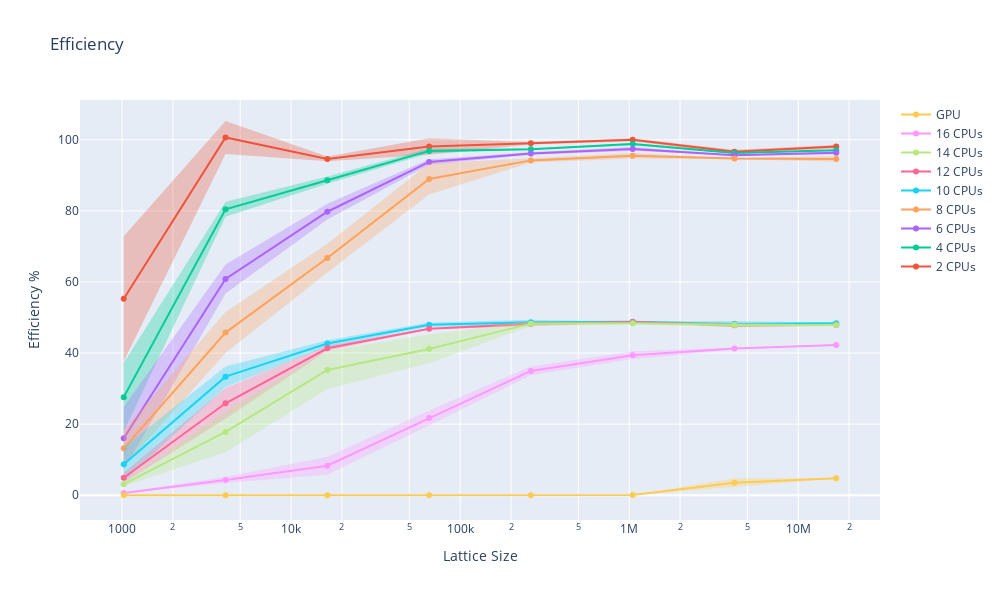

Notebook code cell kept with this figure:
### Code cell
fig = go.Figure()

for idx, (name, dfs, info) in enumerate(runs_parallel):
    for i, df in enumerate(dfs):
        dfs[i]["efficiency"] = 100 * (cpu_df["avgEvolveTime"] / df["avgEvolveTime"]) / info[0]
    
    df = pd.concat(dfs)
    df["size"] **= 2
    add_mean_std_trace(fig, df, name, idx + 1, "efficiency")

fig.update_layout(title="Efficiency", xaxis_title='Lattice Size', yaxis_title="Efficiency %", width=plot_width, height=plot_height)
fig.update_xaxes(type="log")
fig.show()

### Figure 1 — Plotly figure (JSON) as saved in the notebook; plotly's stock layout.template omitted (floating-point values rounded to 4 significant figures)
{"data": [{"line": {"color": "#EF553B"}, "mode": "lines+markers", "name": "2 CPUs", "type": "scatter", "x": [1024, 4096, 16384, 65536, 262144, 1048576, 4194304, 16777216], "y": [55.27, 100.6, 94.61, 98.1, 99.01, 100.0, 96.6, 98.07]}, {"line": {"width": 0}, "mode": "lines", "name": "2 CPUs upper", "showlegend": false, "type": "scatter", "x": [1024, 4096, 16384, 65536, 262144, 1048576, 4194304, 16777216], "y": [72.87, 105.3, 95.27, 100.4, 99.37, 100.4, 97.2, 98.55]}, {"fill": "tonexty", "fillcolor": "rgba(239, 85, 59, 0.30)", "line": {"width": 0}, "mode": "lines", "name": "2 CPUs lower", "showlegend": false, "type": "scatter", "x": [1024, 4096, 16384, 65536, 262144, 1048576, 4194304, 16777216], "y": [37.68, 96.02, 93.96, 95.79, 98.65, 99.61, 96.0, 97.59]}, {"line": {"color": "#00CC96"}, "mode": "lines+markers", "name": "4 CPUs", "type": "scatter", "x": [1024, 4096, 16384, 65536, 262144, 1048576, 4194304, 16777216], "y": [27.6, 80.43, 88.62, 96.87, 97.36, 98.79, 96.25, 97.06]}, {"line": {"width": 0}, "mode": "lines", "name": "4 CPUs upper", "showlegend": false, "type": "scatter", "x": [1024, 4096, 16384, 65536, 262144, 1048576, 4194304, 16777216], "y": [37.26, 82.54, 89.65, 97.52, 97.44, 99.1, 96.35, 97.18]}, {"fill": "tonexty", "fillcolor": "rgba(0, 204, 150, 0.30)", "line": {"width": 0}, "mode": "lines", "name": "4 CPUs lower", "showlegend": false, "type": "scatter", "x": [1024, 4096, 16384, 65536, 262144, 1048576, 4194304, 16777216], "y": [17.94, 78.32, 87.59, 96.21, 97.28, 98.48, 96.15, 96.95]}, {"line": {"color": "#AB63FA"}, "mode": "lines+markers", "name": "6 CPUs", "type": "scatter", "x": [1024, 4096, 16384, 65536, 262144, 1048576, 4194304, 16777216], "y": [16.02, 60.84, 79.75, 93.76, 96.14, 97.43, 95.63, 96.33]}, {"line": {"width": 0}, "mode": "lines", "name": "6 CPUs upper", "showlegend": false, "type": "scatter", "x": [1024, 4096, 16384, 65536, 262144, 1048576, 4194304, 16777216], "y": [24.85, 64.89, 81.97, 94.53, 96.47, 97.96, 95.71, 96.75]}, {"fill": "tonexty", "fillcolor": "rgba(171, 99, 250, 0.30)", "line": {"width": 0}, "mode": "lines", "name": "6 CPUs lower", "showlegend": false, "type": "scatter", "x": [1024, 4096, 16384, 65536, 262144, 1048576, 4194304, 16777216], "y": [7.199, 56.78, 77.54, 92.99, 95.8, 96.89, 95.56, 95.92]}, {"line": {"color": "#FFA15A"}, "mode": "lines+markers", "name": "8 CPUs", "type": "scatter", "x": [1024, 4096, 16384, 65536, 262144, 1048576, 4194304, 16777216], "y": [13.2, 45.76, 66.72, 88.99, 94.2, 95.5, 94.72, 94.6]}, {"line": {"width": 0}, "mode": "lines", "name": "8 CPUs upper", "showlegend": false, "type": "scatter", "x": [1024, 4096, 16384, 65536, 262144, 1048576, 4194304, 16777216], "y": [18.34, 51.54, 70.76, 93.37, 94.78, 96.26, 94.89, 95.34]}, {"fill": "tonexty", "fillcolor": "rgba(255, 161, 90, 0.30)", "line": {"width": 0}, "mode": "lines", "name": "8 CPUs lower", "showlegend": false, "type": "scatter", "x": [1024, 4096, 16384, 65536, 262144, 1048576, 4194304, 16777216], "y": [8.063, 39.99, 62.68, 84.62, 93.62, 94.75, 94.55, 93.85]}, {"line": {"color": "#19D3F3"}, "mode": "lines+markers", "name": "10 CPUs", "type": "scatter", "x": [1024, 4096, 16384, 65536, 262144, 1048576, 4194304, 16777216], "y": [8.741, 33.36, 42.7, 47.98, 48.65, 48.83, 48.16, 48.36]}, {"line": {"width": 0}, "mode": "lines", "name": "10 CPUs upper", "showlegend": false, "type": "scatter", "x": [1024, 4096, 16384, 65536, 262144, 1048576, 4194304, 16777216], "y": [13.53, 36.25, 43.62, 48.57, 49.4, 48.84, 49.02, 48.51]}, {"fill": "tonexty", "fillcolor": "rgba(25, 211, 243, 0.30)", "line": {"width": 0}, "mode": "lines", "name": "10 CPUs lower", "showlegend": false, "type": "scatter", "x": [1024, 4096, 16384, 65536, 262144, 1048576, 4194304, 16777216], "y": [3.948, 30.48, 41.77, 47.38, 47.89, 48.81, 47.31, 48.21]}, {"line": {"color": "#FF6692"}, "mode": "lines+markers", "name": "12 CPUs", "type": "scatter", "x": [1024, 4096, 16384, 65536, 262144, 1048576, 4194304, 16777216], "y": [4.919, 25.87, 41.34, 46.84, 48.18, 48.74, 47.84, 47.86]}, {"line": {"width": 0}, "mode": "lines", "name": "12 CPUs upper", "showlegend": false, "type": "scatter", "x": [1024, 4096, 16384, 65536, 262144, 1048576, 4194304, 16777216], "y": [6.317, 30.19, 42.02, 47.04, 48.77, 48.76, 48.42, 47.87]}, {"fill": "tonexty", "fillcolor": "rgba(255, 102, 146, 0.30)", "line": {"width": 0}, "mode": "lines", "name": "12 CPUs lower", "showlegend": false, "type": "scatter", "x": [1024, 4096, 16384, 65536, 262144, 1048576, 4194304, 16777216], "y": [3.521, 21.55, 40.66, 46.63, 47.59, 48.72, 47.27, 47.84]}, {"line": {"color": "#B6E880"}, "mode": "lines+markers", "name": "14 CPUs", "type": "scatter", "x": [1024, 4096, 16384, 65536, 262144, 1048576, 4194304, 16777216], "y": [3.099, 17.8, 35.26, 41.17, 48.27, 48.39, 47.91, 47.86]}, {"line": {"width": 0}, "mode": "lines", "name": "14 CPUs upper", "showlegend": false, "type": "scatter", "x": [1024, 4096, 16384, 65536, 262144, 1048576, 4194304, 16777216], "y": [3.701, 23.54, 40.64, 45.23, 48.96, 48.58, 48.58, 47.88]}, {"fill": "tonexty", "fillcolor": "rgba(182, 232, 128, 0.30)", "line": {"width": 0}, "mode": "lines", "name": "14 CPUs lower", "showlegend": false, "type": "scatter", "x": [1024, 4096, 16384, 65536, 262144, 1048576, 4194304, 16777216], "y": [2.497, 12.06, 29.87, 37.11, 47.58, 48.2, 47.23, 47.83]}, {"line": {"color": "#FF97FF"}, "mode": "lines+markers", "name": "16 CPUs", "type": "scatter", "x": [1024, 4096, 16384, 65536, 262144, 1048576, 4194304, 16777216], "y": [0.6524, 4.3, 8.296, 21.74, 34.97, 39.41, 41.25, 42.24]}, {"line": {"width": 0}, "mode": "lines", "name": "16 CPUs upper", "showlegend": false, "type": "scatter", "x": [1024, 4096, 16384, 65536, 262144, 1048576, 4194304, 16777216], "y": [0.7847, 5.12, 10.85, 23.86, 36.2, 40.5, 41.57, 42.29]}, {"fill": "tonexty", "fillcolor": "rgba(255, 151, 255, 0.30)", "line": {"width": 0}, "mode": "lines", "name": "16 CPUs lower", "showlegend": false, "type": "scatter", "x": [1024, 4096, 16384, 65536, 262144, 1048576, 4194304, 16777216], "y": [0.5202, 3.479, 5.744, 19.62, 33.75, 38.32, 40.93, 42.18]}, {"line": {"color": "#FECB52"}, "mode": "lines+markers", "name": "GPU", "type": "scatter", "x": [1024, 4096, 16384, 65536, 262144, 1048576, 4194304, 16777216], "y": [0.0001314, 0.0005724, 0.002076, 0.00804, 0.02706, 0.09887, 3.538, 4.769]}, {"line": {"width": 0}, "mode": "lines", "name": "GPU upper", "showlegend": false, "type": "scatter", "x": [1024, 4096, 16384, 65536, 262144, 1048576, 4194304, 16777216], "y": [0.0001319, 0.0005759, 0.002101, 0.008197, 0.02739, 0.09935, 4.751, 4.786]}, {"fill": "tonexty", "fillcolor": "rgba(254, 203, 82, 0.30)", "line": {"width": 0}, "mode": "lines", "name": "GPU lower", "showlegend": false, "type": "scatter", "x": [1024, 4096, 16384, 65536, 262144, 1048576, 4194304, 16777216], "y": [0.0001308, 0.0005689, 0.002051, 0.007884, 0.02673, 0.09838, 2.326, 4.753]}], "layout": {"height": 600, "title": {"text": "Efficiency"}, "width": 1000, "xaxis": {"title": {"text": "Lattice Size"}, "type": "log"}, "yaxis": {"title": {"text": "Efficiency %"}}}}
